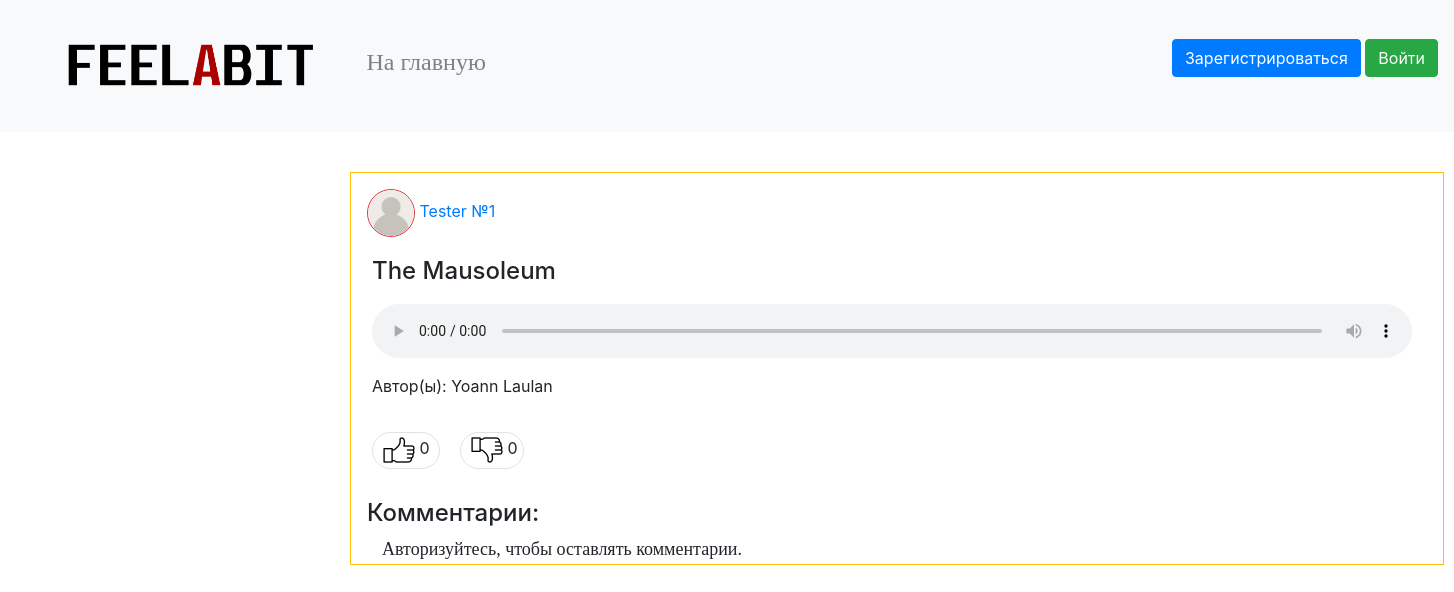
/comments/4, run on an earlier commit of the app's database.
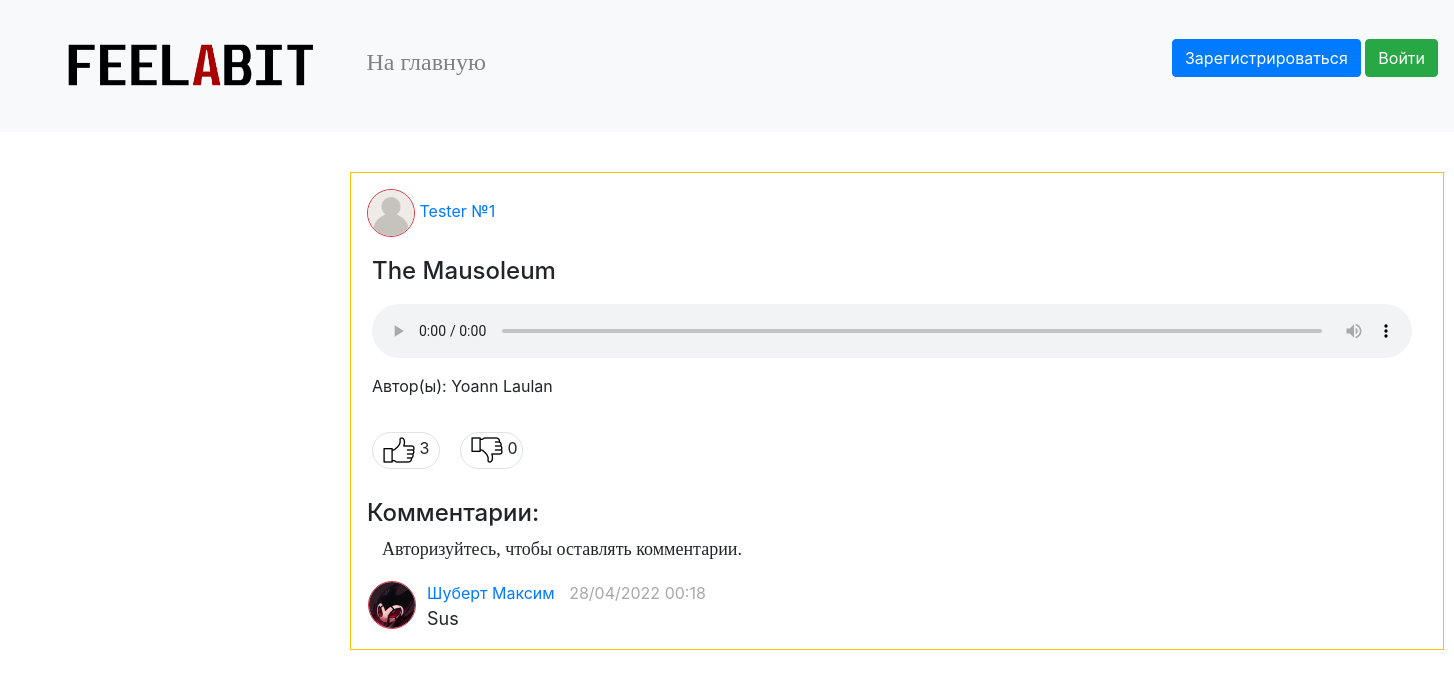
And on a later commit of the database.
### data/users.py (models this page shows, shortened)
class User(SqlAlchemyBase, UserMixin, SerializerMixin):
    __tablename__ = 'users'
    id = sqlalchemy.Column(sqlalchemy.Integer, primary_key=True, autoincrement=True)
    surname = sqlalchemy.Column(sqlalchemy.String, nullable=True)
    name = sqlalchemy.Column(sqlalchemy.String, nullable=True)
    role = sqlalchemy.Column(sqlalchemy.String, nullable=True)
    email = sqlalchemy.Column(sqlalchemy.String, index=True, unique=True, nullable=True)
    age = sqlalchemy.Column(sqlalchemy.Integer, nullable=True)
    avatar_img = sqlalchemy.Column(sqlalchemy.String, default='/static/img/user.png')
    hashed_password = sqlalchemy.Column(sqlalchemy.String, nullable=True)
    modified_date = sqlalchemy.Column(sqlalchemy.DateTime, default=datetime.datetime.now)
    register_date = sqlalchemy.Column(sqlalchemy.DateTime, default=datetime.datetime.now)

### main.py (the view)
@app.route('/comments/<int:audio_id>')
def comments(audio_id):
    db_sess = db_session.create_session()
    audio = db_sess.query(Audio).filter(Audio.id == audio_id).first()
    audio_comments = []
    if audio.comments:
        for comment_data in audio.comments.split('✓'):
            commentator_id, comment_text, comment_date = comment_data.replace('[', '').replace(']', '').split('Ø', 2)
            commentator = db_sess.query(User).filter(User.id == commentator_id).first()
            comment_id = audio.comments.split('✓').index(comment_data)
            audio_comments.append([commentator, comment_text, comment_date, comment_id])
    publisher = db_sess.query(User).filter(User.id == audio.publisher).first()
    publisher_name = publisher.surname + ' ' + publisher.name
    publisher_avatar = publisher.avatar_img
    audio_likers = map(int, audio.likers.split()) if audio.likers else []
    audio_dislikers = map(int, audio.dislikers.split()) if audio.dislikers else []
    audio_info = [audio.publisher, audio.author, audio.file, audio.name,
                  audio.genre, publisher_name, audio.id, audio.likes,
                  audio.dislikes, audio_likers, audio_dislikers, publisher_avatar]
    return render_template('comments.html', audio=audio_info, audio_comments=reversed(audio_comments))

### data/db_session.py (called while the page is built)
def create_session() -> Session:
    global __factory
    return __factory()

### templates/comments.html (shortened to what the changed rows need)
{% extends "base.html" %}
{% block content %}
    <table class="border rounded border-warning"
           style="margin-left: 250px;margin-right: 250px;margin-top: 40px;margin-bottom:40px">
        <tr>
            <td>
                <div>
                    <p style="padding-top: 20px">
                        {% set stl = "width:70px;margin-left:20px;padding-bottom:10px;
                            padding-top:5px;padding-right:5px;" %}
                        {% if current_user.id in audio[9] %}
                            {% set stl = stl + "background-color: silver" %}
                        {% endif %}
                        <span class="border rounded-pill"
                            style="{{ stl }}">
                            <a href="/like/{{ audio[6] }} comments {{ audio[6] }}">
                            </a>
                            {{ audio[7] }}
                        </span>
                        {% set stl1 = "width:70px;margin-left:20px;padding-bottom:10px;
                            padding-top:5px;padding-right:5px;" %}
                        {% if current_user.id in audio[10] %}
                            {% set stl1 = stl + "background-color: silver" %}
                        {% endif %}
                        <span class="border rounded-pill"
                            style="{{ stl1 }}">
                            <a href="/dislike/{{ audio[6] }} comments {{ audio[6] }}">
                            </a>
                            {{ audio[8] }}
                        </span>
                    </p>
                </div>
            </td>
        </tr>
        {% for comment in audio_comments %}
        <tr>
            <td>
                <div style="margin-top: 15px;margin-left: 15px; margin-bottom: 15px">
                    <table>
                        <tr>
                            <td style="vertical-align: top">
                                <a href="/user/{{ comment[0].id }}" style="display: inline-block">
                                    <img src="{{ comment[0].avatar_img }}" width="48px" height="48px"
                                         class="border rounded-circle border-danger"/>
                                </a>
                            </td>
                            <td style="padding-left: 10px">
                                <a href="/user/{{ comment[0].id }}" style="display: inline-block">
                                    {{ comment[0].surname }} {{ comment[0].name }}</a>
                                <font color="#A8A8A8" style="margin-left: 10px">{{ comment[2] }}</font>
                                <br>
                                <font class="word" size="4">{{ comment[1] }}</font>
                            </td>
                        </tr>
                    </table>
                </div>
            </td>
        </tr>
        {% endfor %}
    </table>
{% endblock %}

What changed in the data, as far as the page shows it:
now on this page (row edited): User: avatar_img (picture), surname "Шуберт", name "Максим", comment "28/04/2022 00:18", comment "Sus"
Also different on the page:
{{ audio[7] }}: "0" → "3"
